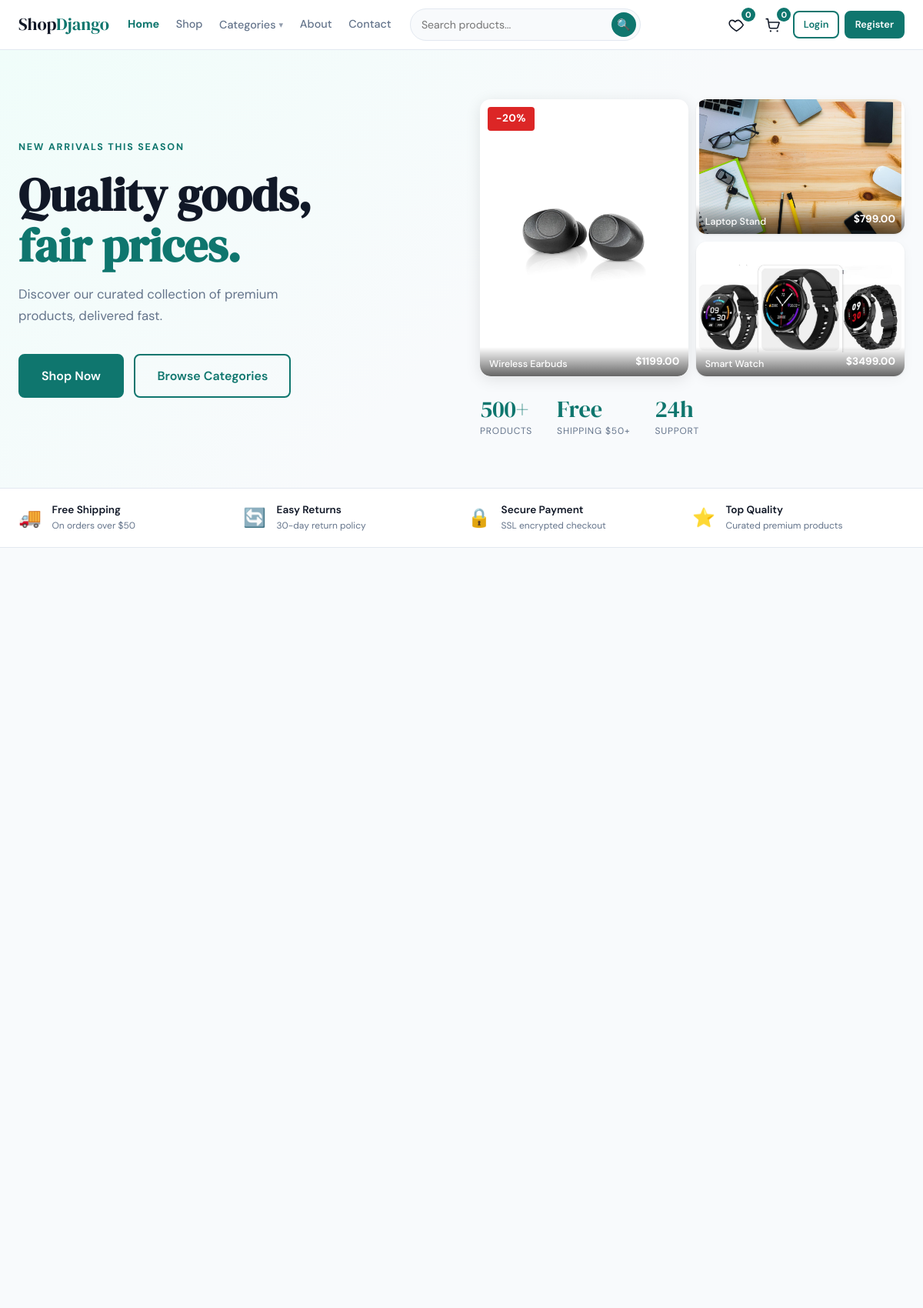
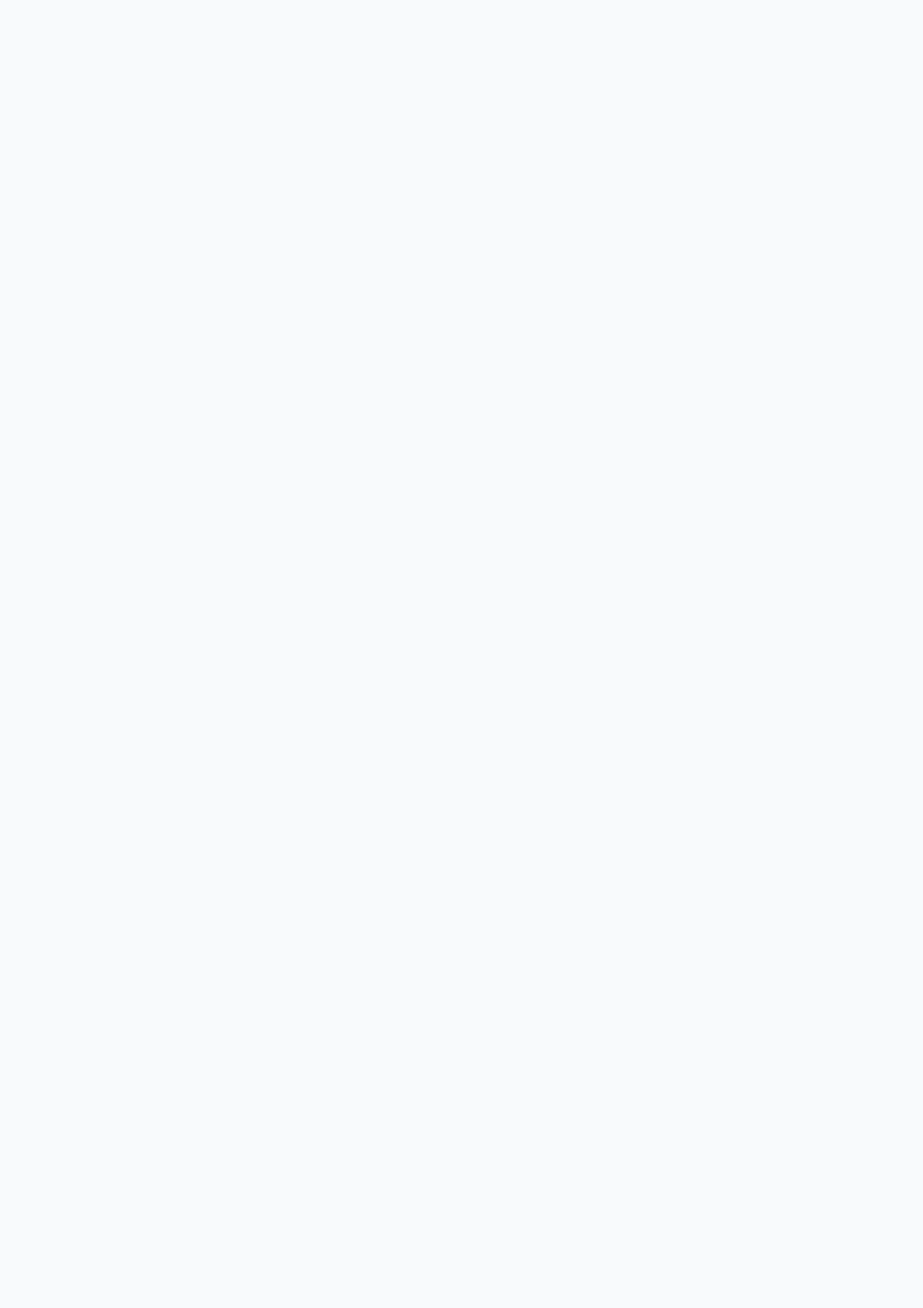
The page / (upper part) on the database its author committed (2 pictures, top to bottom).
### store/models.py (models this page shows, shortened)
class Product(models.Model):
    category = models.ForeignKey(Category, on_delete=models.CASCADE, related_name='products')
    name = models.CharField(max_length=200)
    slug = models.SlugField(unique=True)
    description = models.TextField()
    price = models.DecimalField(max_digits=10, decimal_places=2)
    discount_price = models.DecimalField(max_digits=10, decimal_places=2, null=True, blank=True)
    stock = models.PositiveIntegerField(default=0)
    image = models.ImageField(upload_to='products/', blank=True)
    available = models.BooleanField(default=True)
    created = models.DateTimeField(auto_now_add=True)
    updated = models.DateTimeField(auto_now=True)
    featured = models.BooleanField(default=False)
    class Meta:
        ordering = ['-created']
    def get_absolute_url(self):
        return reverse('store:product_detail', args=[self.slug])
    @property
    def is_on_sale(self):
        return self.discount_price is not None and self.discount_price < self.price
    @property
    def final_price(self):
        return self.discount_price if self.is_on_sale else self.price
    @property
    def discount_percent(self):
        if self.is_on_sale:
            return int((1 - self.discount_price / self.price) * 100)
        return 0
    def review_count(self):
        return self.reviews.count()

### store/views.py (the view)
# urls.py: path('', views.product_list, name='product_list'),
def product_list(request, category_slug=None):
    categories = Category.objects.all()
    products = Product.objects.filter(available=True).select_related('category').prefetch_related('reviews')
    category = None
    if category_slug:
        category = get_object_or_404(Category, slug=category_slug)
        products = products.filter(category=category)
    query = request.GET.get('q', '').strip()
    if query:
        products = products.filter(
            Q(name__icontains=query) | Q(description__icontains=query)
        )
    sort = request.GET.get('sort', '')
    if sort == 'price_asc':
        products = products.order_by('price')
    elif sort == 'price_desc':
        products = products.order_by('-price')
    elif sort == 'newest':
        products = products.order_by('-created')
    featured = Product.objects.filter(featured=True, available=True) \
        .select_related('category').prefetch_related('reviews')[:4]
    paginator = Paginator(products, PRODUCTS_PER_PAGE)
    page_obj = paginator.get_page(request.GET.get('page'))
    context = {
        'categories': categories,
        'products': page_obj,
        'page_obj': page_obj,
        'category': category,
        'query': query,
        'sort': sort,
        'featured': featured,
        'wishlisted_ids': _wishlist_product_ids(request.user),
    }
    is_homepage = not category and not query
    if is_homepage:
        base_qs = Product.objects.filter(available=True).select_related('category').prefetch_related('reviews')
        context['new_arrivals'] = base_qs.order_by('-created')[:HOME_SECTION_SIZE]
        context['flash_sale'] = base_qs.filter(
            discount_price__isnull=False, discount_price__lt=F('price'),
        )[:HOME_SECTION_SIZE]
        context['best_sellers'] = base_qs.annotate(
            units_sold=Sum('orderitem__quantity')
        ).filter(units_sold__gt=0).order_by('-units_sold')[:HOME_SECTION_SIZE]
        context['trending'] = base_qs.annotate(
            fan_count=Count('wishlisted_by')
        ).filter(fan_count__gt=0).order_by('-fan_count')[:HOME_SECTION_SIZE]
    return render(request, 'store/product_list.html', context)

### cart/cart.py (called while the page is built)
    def __len__(self):
        return sum(item['quantity'] for item in self.cart.values())

### cart/context_processors.py (called while the page is built)
def cart(request):
    return {'cart': Cart(request)}

### store/context_processors.py (called while the page is built)
def wishlist_count(request):
    if request.user.is_authenticated:
        wishlist = getattr(request.user, 'wishlist', None)
        return {'wishlist_count': wishlist.products.count() if wishlist else 0}
    return {'wishlist_count': 0}

def nav_categories(request):
    return {'nav_categories': Category.objects.all()[:8]}

### store/models.py (called while the page is built)
    def get_absolute_url(self):
        return reverse('store:product_list_by_category', args=[self.slug])

### store/views.py (called while the page is built)
def _wishlist_product_ids(user):
    if not user.is_authenticated:
        return set()
    wishlist = getattr(user, 'wishlist', None)
    return set(wishlist.products.values_list('id', flat=True)) if wishlist else set()

### templates/store/product_list.html (shortened to what this page needs)
{% extends 'base.html' %}
{% load static %}
{% block content %}
{% if not category and not query %}
<div class="hero-wrap">
  <div class="hero">
    <div class="hero-content fade-in-up">
      <p class="hero-eyebrow">New arrivals this season</p>
      <h1 class="hero-title">Quality goods,<br><em>fair prices.</em></h1>
      <p class="hero-sub">Discover our curated collection of premium products, delivered fast.</p>
      <div class="hero-actions">
        <a href="#products" class="btn btn-primary btn-lg">Shop Now</a>
        <a href="#categories" class="btn btn-outline btn-lg">Browse Categories</a>
      </div>
    </div>
    <div class="hero-visual fade-in-up fade-in-delay">
      {% if featured %}
      <div class="hero-showcase">
        <div class="hero-showcase-main float-anim">
          {% with product=featured.0 %}
          <a href="{{ product.get_absolute_url }}" class="hero-showcase-link">
            {% if product.image %}
              <img src="{{ product.image.url }}" alt="{{ product.name }}" class="hero-showcase-img">
            {% else %}
              <div class="hero-showcase-placeholder">{{ product.name|first }}</div>
            {% endif %}
            {% if product.is_on_sale %}
              <span class="badge-sale big">-{{ product.discount_percent }}%</span>
            {% endif %}
            <div class="hero-showcase-info">
              <span>{{ product.name }}</span>
              <strong>${{ product.final_price }}</strong>
            </div>
          </a>
          {% endwith %}
        </div>
        {% if featured|length > 1 %}
        <div class="hero-showcase-side">
          {% for product in featured|slice:"1:3" %}
          <a href="{{ product.get_absolute_url }}" class="hero-showcase-mini float-anim float-delay-{{ forloop.counter }}">
            {% if product.image %}
              <img src="{{ product.image.url }}" alt="{{ product.name }}">
            {% else %}
              <div class="hero-showcase-placeholder mini">{{ product.name|first }}</div>
            {% endif %}
            <div class="hero-showcase-info">
              <span>{{ product.name }}</span>
              <strong>${{ product.final_price }}</strong>
            </div>
          </a>
          {% endfor %}
        </div>
        {% endif %}
      </div>
      {% else %}
      <div class="hero-deco">
        <div class="hero-deco-circle large float-anim"></div>
        <div class="hero-deco-circle medium float-anim float-delay-1"></div>
        <div class="hero-deco-circle small float-anim float-delay-2"></div>
      </div>
      {% endif %}
      <div class="hero-stats">
        <div class="stat"><span class="stat-n">500+</span><span class="stat-l">Products</span></div>
        <div class="stat"><span class="stat-n">Free</span><span class="stat-l">Shipping $50+</span></div>
        <div class="stat"><span class="stat-n">24h</span><span class="stat-l">Support</span></div>
      </div>
    </div>
  </div>
</div>
<div class="trust-bar">
  <div class="trust-bar-inner">
    <div class="trust-item">
      <span class="trust-icon">&#x1F69A;</span>
      <div class="trust-text">
        <strong>Free Shipping</strong>
        <span>On orders over $50</span>
      </div>
    </div>
    <div class="trust-item">
      <span class="trust-icon">&#x1F504;</span>
      <div class="trust-text">
        <strong>Easy Returns</strong>
        <span>30-day return policy</span>
      </div>
    </div>
    <div class="trust-item">
      <span class="trust-icon">&#x1F512;</span>
      <div class="trust-text">
        <strong>Secure Payment</strong>
        <span>SSL encrypted checkout</span>
      </div>
    </div>
    <div class="trust-item">
      <span class="trust-icon">&#x2B50;</span>
      <div class="trust-text">
        <strong>Top Quality</strong>
        <span>Curated premium products</span>
      </div>
    </div>
  </div>
</div>
{% endif %}
{% endblock %}

### templates/base.html (shortened to what this page needs)
<!DOCTYPE html>
<html lang="en">
<head>
  {% load static %}
  <link rel="stylesheet" href="{% static 'css/main.css' %}">
</head>
<body>
<nav class="navbar">
  <div class="nav-inner">
    <a href="{% url 'store:product_list' %}" class="nav-logo">Shop<span>Django</span></a>
    <div class="nav-links" id="nav-links">
      <a href="{% url 'store:product_list' %}" class="{% if request.resolver_match.url_name == 'product_list' and not request.GET.q %}active{% endif %}">Home</a>
      <a href="{% url 'store:product_list' %}#products">Shop</a>
      <div class="nav-dropdown">
        <span class="nav-dropdown-label">Categories</span>
      </div>
      <a href="{% url 'store:about' %}" class="{% if request.resolver_match.url_name == 'about' %}active{% endif %}">About</a>
      <a href="{% url 'store:contact' %}" class="{% if request.resolver_match.url_name == 'contact' %}active{% endif %}">Contact</a>
    </div>
    <form method="get" action="{% url 'store:product_list' %}" class="nav-search">
      <input type="text" name="q" value="{{ query }}" placeholder="Search products..." class="nav-search-input" aria-label="Search products">
      <button type="submit" class="nav-search-btn" aria-label="Search">&#x1F50D;</button>
    </form>
    <div class="nav-right">
      <a href="{% if user.is_authenticated %}{% url 'store:wishlist' %}{% else %}{% url 'accounts:login' %}?next={% url 'store:wishlist' %}{% endif %}" class="icon-btn" aria-label="Wishlist">
        <svg viewBox="0 0 24 24" width="21" height="21" fill="none" stroke="currentColor" stroke-width="1.8" stroke-linecap="round" stroke-linejoin="round">
          <path d="M12 21s-7.5-4.6-10-9.1C.5 8.6 2 5 5.6 5c2 0 3.4 1 4.4 2.4C11 6 12.4 5 14.4 5 18 5 19.5 8.6 22 11.9 19.5 16.4 12 21 12 21z"/>
        </svg>
        <span id="wishlist-count" class="icon-count">{{ wishlist_count }}</span>
      </a>
      <a href="{% url 'cart:cart_detail' %}" class="icon-btn" aria-label="Cart">
        <span id="cart-count" class="icon-count">{{ cart|length }}</span>
      </a>
      {% if user.is_authenticated %}
      <div class="nav-dropdown profile-dropdown">
        <span class="nav-dropdown-label">
          <span class="profile-avatar-sm">{{ user.first_name|first|upper|default:user.username|first|upper }}</span>
          <span class="label-text">My Account</span>
        </span>
        <div class="nav-dropdown-menu nav-dropdown-menu-right">
          <a href="{% url 'accounts:profile' %}">Profile</a>
          <a href="{% url 'orders:order_list' %}">Orders</a>
          <a href="{% url 'store:wishlist' %}">Wishlist</a>
          <a href="{% url 'accounts:password_change' %}">Settings</a>
          <form method="post" action="{% url 'accounts:logout' %}">
            {% csrf_token %}
            <button type="submit" class="nav-link-btn">Logout</button>
          </form>
        </div>
      </div>
      {% else %}
      <a href="{% url 'accounts:login' %}" class="btn btn-outline btn-sm">Login</a>
      <a href="{% url 'accounts:register' %}" class="btn btn-primary btn-sm">Register</a>
      {% endif %}
    </div>
  </div>
</nav>
<main>{% block content %}{% endblock %}</main>
</body>
</html>

### templates/store/_product_card.html (shortened to what this page needs)
{% load static %}

### rows shown on the page
Product: image (picture), discount_percent "20", name "Wireless Earbuds", final_price "1199.00"
Product: image (picture), name "Laptop Stand", final_price "799.00"
Product: image (picture), name "Smart Watch", final_price "3499.00"

### other values the page prints
{{ wishlist_count }} "0"
{{ cart|length }} "0"
